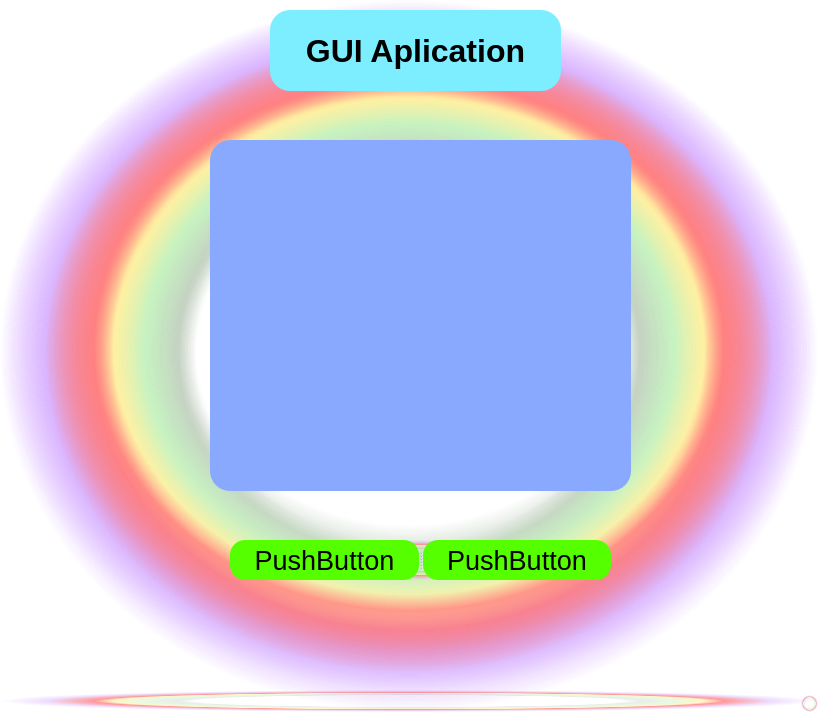
<?xml version="1.0" encoding="UTF-8"?>
<ui version="4.0">
 <class>MainWindow</class>
 <widget class="QMainWindow" name="MainWindow">
  <property name="geometry">
   <rect>
    <x>0</x>
    <y>0</y>
    <width>818</width>
    <height>712</height>
   </rect>
  </property>
  <property name="windowTitle">
   <string>MainWindow</string>
  </property>
  <property name="layoutDirection">
   <enum>Qt::LeftToRight</enum>
  </property>
  <property name="styleSheet">
   <string notr="true">background-color: qradialgradient(spread:pad, cx:0.5, cy:0.5, radius:0.5, fx:0.5, fy:0.5, stop:0 rgba(0, 0, 0, 0), stop:0.52 rgba(0, 0, 0, 0), stop:0.565 rgba(82, 121, 76, 33), stop:0.65 rgba(159, 235, 148, 64), stop:0.721925 rgba(255, 238, 150, 129), stop:0.77 rgba(255, 128, 128, 204), stop:0.89 rgba(191, 128, 255, 64), stop:1 rgba(0, 0, 0, 0));</string>
  </property>
  <widget class="QWidget" name="centralwidget">
   <widget class="QLabel" name="label">
    <property name="geometry">
     <rect>
      <x>270</x>
      <y>10</y>
      <width>291</width>
      <height>81</height>
     </rect>
    </property>
    <property name="sizePolicy">
     <sizepolicy hsizetype="Minimum" vsizetype="Preferred">
      <horstretch>0</horstretch>
      <verstretch>0</verstretch>
     </sizepolicy>
    </property>
    <property name="minimumSize">
     <size>
      <width>91</width>
      <height>0</height>
     </size>
    </property>
    <property name="baseSize">
     <size>
      <width>500</width>
      <height>500</height>
     </size>
    </property>
    <property name="font">
     <font>
      <family>Arial</family>
      <pointsize>24</pointsize>
      <weight>75</weight>
      <bold>true</bold>
     </font>
    </property>
    <property name="mouseTracking">
     <bool>true</bool>
    </property>
    <property name="styleSheet">
     <string notr="true">background-color: rgb(124, 238, 255);
border-radius : 20px;</string>
    </property>
    <property name="text">
     <string>GUI Aplication</string>
    </property>
    <property name="alignment">
     <set>Qt::AlignCenter</set>
    </property>
    <property name="wordWrap">
     <bool>true</bool>
    </property>
    <property name="margin">
     <number>5</number>
    </property>
    <property name="indent">
     <number>0</number>
    </property>
   </widget>
   <widget class="QLabel" name="label_2">
    <property name="geometry">
     <rect>
      <x>210</x>
      <y>140</y>
      <width>421</width>
      <height>351</height>
     </rect>
    </property>
    <property name="styleSheet">
     <string notr="true">background-color: rgb(137, 169, 255);
border-radius: 20px;</string>
    </property>
    <property name="text">
     <string/>
    </property>
   </widget>
   <widget class="QSplitter" name="splitter">
    <property name="geometry">
     <rect>
      <x>230</x>
      <y>540</y>
      <width>381</width>
      <height>40</height>
     </rect>
    </property>
    <property name="orientation">
     <enum>Qt::Horizontal</enum>
    </property>
    <widget class="QPushButton" name="pushButton">
     <property name="font">
      <font>
       <pointsize>20</pointsize>
      </font>
     </property>
     <property name="styleSheet">
      <string notr="true">background-color: rgb(85, 255, 0);
border-radius : 15px;</string>
     </property>
     <property name="text">
      <string>PushButton</string>
     </property>
    </widget>
    <widget class="QPushButton" name="pushButton_2">
     <property name="font">
      <font>
       <pointsize>20</pointsize>
      </font>
     </property>
     <property name="styleSheet">
      <string notr="true">background-color: rgb(85, 255, 0);
border-radius : 15px;</string>
     </property>
     <property name="text">
      <string>PushButton</string>
     </property>
    </widget>
   </widget>
  </widget>
  <widget class="QMenuBar" name="menubar">
   <property name="geometry">
    <rect>
     <x>0</x>
     <y>0</y>
     <width>818</width>
     <height>26</height>
    </rect>
   </property>
  </widget>
  <widget class="QStatusBar" name="statusbar"/>
 </widget>
 <resources/>
 <connections/>
</ui>
